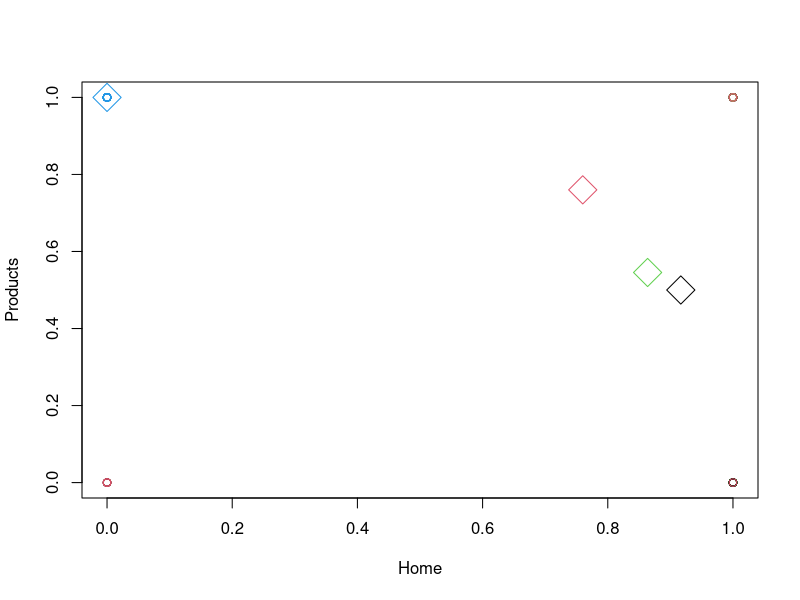

Here is the R script that generated this plot:
cart = read.csv("Sessions.csv", stringsAsFactors = FALSE)
dim(cart)
str(cart)
head(cart)

km.cart = kmeans(cart,4,nstart = 20)
km.cart
plot(cart[c("Home","Products")], col = km.cart$cluster)
points(km.cart$centers[,c("Home","Products")], col = 1:4, pch  = 23, cex = 3)


set.seed(2)
x = matrix(rnorm(50*2), ncol = 2)
x[1:25,1] = x[1:25,1] + 3
x[1:25,2] = x[1:25,2] -4

for(i in 4:8){
  km.out = kmeans(x, i, nstart = 20)
  km.out$betweenss/km.out$totss
}


#totss: The total sum of squares.
#withinss: Vector of within-cluster sum of squares, one component per cluster.
#tot.withinss: Total within-cluster sum of squares, i.e. sum(withinss).
#betweenss:The between-cluster sum of squares, i.e. totss-tot.withinss.

#Maximize between cluster variation.
#Minimize within cluster variation
# Maximize: betweenss/totss


km.out$withinss

km.out = kmeans(x, 4, nstart = 20)
km.out
km.out$tot.withinss
km.out$betweenss
km.out$betweenss/km.out$totss
km.out$ifault

for(i in 4:8){
  cart.out = kmeans(cart, i, nstart = 20)
  print(cart.out$betweenss/cart.out$totss)
}


cart.out = cbind(cart, km.out$cluster)

temp.cart = cart.out[cart$Prod_B==1 & cart$Search ==1 & cart$Home == 1,]
sum(temp.cart$Prod_A)/sum(temp.cart$Home)
sum(temp.cart$Prod_C)/sum(temp.cart$Home)

cart.out[cart$Prod_B==1 & cart$Search ==1 & cart$Home == 1 & cart$Purchase == 0 & cart$Cart == 0 & cart$Prod_A == 0 & cart$Prod_C ==0, ]
cart.out[cart$Prod_C ==1 & cart$Products == 1 & cart$Home == 0, ]